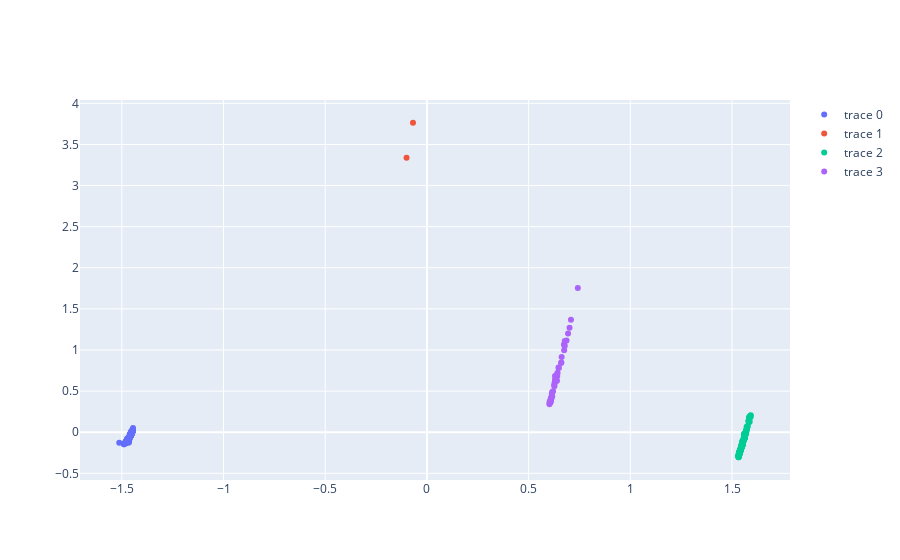

Here is the notebook cell this chart was saved with:
### Code cell
df_false_2d = reduce_dimensions(df_false, 2)
plot_clusters(df_false_2d, KMeans(**args))

### Figure 1 — Plotly figure (JSON) as saved in the notebook; plotly's stock layout.template omitted (floating-point values rounded to 4 significant figures; data arrays with more than 128 entries replaced by an {"elided": "..."} marker saying what was removed)
{"data": [{"mode": "markers", "text": [0, 1, 2, 3], "type": "scatter", "x": {"elided": "217 float values"}, "y": {"elided": "217 float values"}}, {"mode": "markers", "text": [0, 1, 2, 3], "type": "scatter", "x": [-0.1002, -0.0685], "y": [3.337, 3.764]}, {"mode": "markers", "text": [0, 1, 2, 3], "type": "scatter", "x": {"elided": "187 float values"}, "y": {"elided": "187 float values"}}, {"mode": "markers", "text": [0, 1, 2, 3], "type": "scatter", "x": [0.6153, 0.7082, 0.6122, 0.6611, 0.674, 0.6268, 0.6756, 0.6775, 0.6394, 0.647, 0.6487, 0.6624, 0.6287, 0.6596, 0.6298, 0.6142, 0.6073, 0.6025, 0.6407, 0.7012, 0.6362, 0.6746, 0.6101, 0.6864, 0.6202, 0.6091, 0.6057, 0.6057, 0.6097, 0.6097, 0.6253, 0.6939, 0.6026, 0.6286, 0.6043, 0.642, 0.6302, 0.6777, 0.742, 0.6331, 0.633, 0.6409, 0.6159], "y": [0.4866, 1.368, 0.4109, 0.8469, 1.067, 0.5596, 1.063, 1.05, 0.6264, 0.7857, 0.78, 0.9144, 0.6121, 0.8427, 0.6845, 0.4623, 0.3626, 0.3556, 0.6823, 1.272, 0.6586, 0.9959, 0.3782, 1.114, 0.4972, 0.4155, 0.3694, 0.3694, 0.4003, 0.4003, 0.5748, 1.201, 0.341, 0.5993, 0.3772, 0.723, 0.6448, 1.109, 1.754, 0.6301, 0.624, 0.7118, 0.4333]}], "layout": {}}
